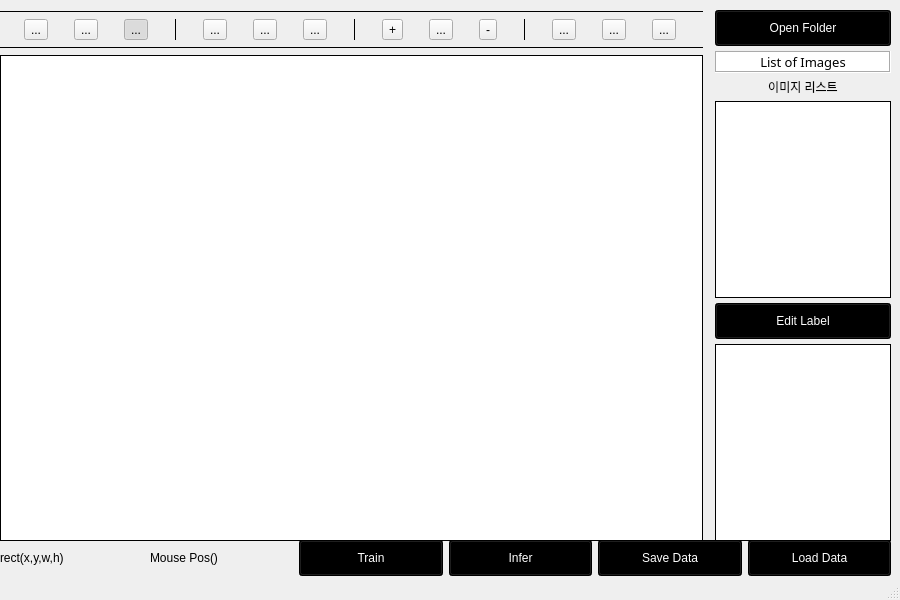
<?xml version="1.0" encoding="UTF-8"?>
<ui version="4.0">
 <class>MainWindow</class>
 <widget class="QMainWindow" name="MainWindow">
  <property name="geometry">
   <rect>
    <x>0</x>
    <y>0</y>
    <width>900</width>
    <height>600</height>
   </rect>
  </property>
  <property name="windowTitle">
   <string>MainWindow</string>
  </property>
  <widget class="QWidget" name="centralwidget">
   <widget class="QPushButton" name="pushButton">
    <property name="geometry">
     <rect>
      <x>1040</x>
      <y>810</y>
      <width>75</width>
      <height>23</height>
     </rect>
    </property>
    <property name="text">
     <string>확인</string>
    </property>
   </widget>
   <widget class="QPushButton" name="pushButton_2">
    <property name="geometry">
     <rect>
      <x>1130</x>
      <y>810</y>
      <width>75</width>
      <height>23</height>
     </rect>
    </property>
    <property name="text">
     <string>취소</string>
    </property>
   </widget>
   <widget class="QWidget" name="layoutWidget">
    <property name="geometry">
     <rect>
      <x>0</x>
      <y>10</y>
      <width>891</width>
      <height>531</height>
     </rect>
    </property>
    <layout class="QHBoxLayout" name="horizontalLayout" stretch="48,12">
     <property name="spacing">
      <number>12</number>
     </property>
     <property name="sizeConstraint">
      <enum>QLayout::SetMaximumSize</enum>
     </property>
     <item>
      <layout class="QVBoxLayout" name="verticalLayout" stretch="0,1,0,12">
       <property name="spacing">
        <number>6</number>
       </property>
       <item>
        <widget class="Line" name="line_2">
         <property name="frameShadow">
          <enum>QFrame::Plain</enum>
         </property>
         <property name="orientation">
          <enum>Qt::Horizontal</enum>
         </property>
        </widget>
       </item>
       <item>
        <layout class="QHBoxLayout" name="horizontalLayout_3">
         <property name="spacing">
          <number>2</number>
         </property>
         <item>
          <widget class="QToolButton" name="toggle_rect">
           <property name="cursor">
            <cursorShape>PointingHandCursor</cursorShape>
           </property>
           <property name="toolTip">
            <string>Mark rectangular surface</string>
           </property>
           <property name="text">
            <string>...</string>
           </property>
           <property name="icon">
            <iconset>
             <normaloff>C:/Users/Noah/Downloads/PyQt-Image-Viewer-master/PyQt-Image-Viewer-master/icons/rectangle.png</normaloff>C:/Users/Noah/Downloads/PyQt-Image-Viewer-master/PyQt-Image-Viewer-master/icons/rectangle.png</iconset>
           </property>
           <property name="iconSize">
            <size>
             <width>20</width>
             <height>20</height>
            </size>
           </property>
           <property name="checkable">
            <bool>true</bool>
           </property>
          </widget>
         </item>
         <item>
          <widget class="QToolButton" name="toggle_line">
           <property name="cursor">
            <cursorShape>PointingHandCursor</cursorShape>
           </property>
           <property name="toolTip">
            <string>Mark line</string>
           </property>
           <property name="styleSheet">
            <string notr="true"/>
           </property>
           <property name="text">
            <string>...</string>
           </property>
           <property name="icon">
            <iconset>
             <normaloff>C:/Users/Noah/Downloads/PyQt-Image-Viewer-master/PyQt-Image-Viewer-master/icons/line.png</normaloff>C:/Users/Noah/Downloads/PyQt-Image-Viewer-master/PyQt-Image-Viewer-master/icons/line.png</iconset>
           </property>
           <property name="iconSize">
            <size>
             <width>20</width>
             <height>20</height>
            </size>
           </property>
           <property name="checkable">
            <bool>true</bool>
           </property>
          </widget>
         </item>
         <item>
          <widget class="QToolButton" name="toggle_move">
           <property name="cursor">
            <cursorShape>PointingHandCursor</cursorShape>
           </property>
           <property name="toolTip">
            <string>Move Image</string>
           </property>
           <property name="autoFillBackground">
            <bool>false</bool>
           </property>
           <property name="styleSheet">
            <string notr="true"/>
           </property>
           <property name="text">
            <string>...</string>
           </property>
           <property name="icon">
            <iconset>
             <normaloff>C:/Users/Noah/Downloads/PyQt-Image-Viewer-master/PyQt-Image-Viewer-master/icons/move.png</normaloff>C:/Users/Noah/Downloads/PyQt-Image-Viewer-master/PyQt-Image-Viewer-master/icons/move.png</iconset>
           </property>
           <property name="iconSize">
            <size>
             <width>20</width>
             <height>20</height>
            </size>
           </property>
           <property name="checkable">
            <bool>true</bool>
           </property>
           <property name="checked">
            <bool>true</bool>
           </property>
           <property name="toolButtonStyle">
            <enum>Qt::ToolButtonIconOnly</enum>
           </property>
           <property name="autoRaise">
            <bool>false</bool>
           </property>
          </widget>
         </item>
         <item>
          <widget class="Line" name="line_4">
           <property name="frameShadow">
            <enum>QFrame::Plain</enum>
           </property>
           <property name="orientation">
            <enum>Qt::Vertical</enum>
           </property>
          </widget>
         </item>
         <item>
          <widget class="QToolButton" name="save_im">
           <property name="cursor">
            <cursorShape>PointingHandCursor</cursorShape>
           </property>
           <property name="toolTip">
            <string notr="true" extracomment="Save Image">Save Image</string>
           </property>
           <property name="text">
            <string>...</string>
           </property>
           <property name="icon">
            <iconset>
             <normaloff>C:/Users/Noah/Downloads/PyQt-Image-Viewer-master/PyQt-Image-Viewer-master/icons/download.png</normaloff>C:/Users/Noah/Downloads/PyQt-Image-Viewer-master/PyQt-Image-Viewer-master/icons/download.png</iconset>
           </property>
           <property name="iconSize">
            <size>
             <width>20</width>
             <height>20</height>
            </size>
           </property>
          </widget>
         </item>
         <item>
          <widget class="QToolButton" name="prev_im">
           <property name="cursor">
            <cursorShape>PointingHandCursor</cursorShape>
           </property>
           <property name="toolTip">
            <string>Load Previous Image</string>
           </property>
           <property name="text">
            <string>...</string>
           </property>
           <property name="icon">
            <iconset>
             <normaloff>C:/Users/Noah/Downloads/PyQt-Image-Viewer-master/PyQt-Image-Viewer-master/icons/arrow-left.png</normaloff>C:/Users/Noah/Downloads/PyQt-Image-Viewer-master/PyQt-Image-Viewer-master/icons/arrow-left.png</iconset>
           </property>
           <property name="iconSize">
            <size>
             <width>20</width>
             <height>20</height>
            </size>
           </property>
          </widget>
         </item>
         <item>
          <widget class="QToolButton" name="next_im">
           <property name="cursor">
            <cursorShape>PointingHandCursor</cursorShape>
           </property>
           <property name="toolTip">
            <string>Load Next Image</string>
           </property>
           <property name="text">
            <string>...</string>
           </property>
           <property name="icon">
            <iconset>
             <normaloff>C:/Users/Noah/Downloads/PyQt-Image-Viewer-master/PyQt-Image-Viewer-master/icons/arrow-right.png</normaloff>C:/Users/Noah/Downloads/PyQt-Image-Viewer-master/PyQt-Image-Viewer-master/icons/arrow-right.png</iconset>
           </property>
           <property name="iconSize">
            <size>
             <width>20</width>
             <height>20</height>
            </size>
           </property>
          </widget>
         </item>
         <item>
          <widget class="Line" name="line_5">
           <property name="frameShadow">
            <enum>QFrame::Plain</enum>
           </property>
           <property name="orientation">
            <enum>Qt::Vertical</enum>
           </property>
          </widget>
         </item>
         <item>
          <widget class="QToolButton" name="zoom_plus">
           <property name="cursor">
            <cursorShape>PointingHandCursor</cursorShape>
           </property>
           <property name="text">
            <string>+</string>
           </property>
           <property name="icon">
            <iconset>
             <normaloff>C:/Users/Noah/Downloads/PyQt-Image-Viewer-master/PyQt-Image-Viewer-master/icons/zoom-in.png</normaloff>C:/Users/Noah/Downloads/PyQt-Image-Viewer-master/PyQt-Image-Viewer-master/icons/zoom-in.png</iconset>
           </property>
           <property name="iconSize">
            <size>
             <width>20</width>
             <height>20</height>
            </size>
           </property>
          </widget>
         </item>
         <item>
          <widget class="QToolButton" name="reset_zoom">
           <property name="cursor">
            <cursorShape>PointingHandCursor</cursorShape>
           </property>
           <property name="toolTip">
            <string>Fit Image to Canvas</string>
           </property>
           <property name="text">
            <string>...</string>
           </property>
           <property name="icon">
            <iconset>
             <normaloff>C:/Users/Noah/Downloads/PyQt-Image-Viewer-master/PyQt-Image-Viewer-master/icons/enlarge2.png</normaloff>C:/Users/Noah/Downloads/PyQt-Image-Viewer-master/PyQt-Image-Viewer-master/icons/enlarge2.png</iconset>
           </property>
           <property name="iconSize">
            <size>
             <width>20</width>
             <height>20</height>
            </size>
           </property>
          </widget>
         </item>
         <item>
          <widget class="QToolButton" name="zoom_minus">
           <property name="cursor">
            <cursorShape>PointingHandCursor</cursorShape>
           </property>
           <property name="text">
            <string>-</string>
           </property>
           <property name="icon">
            <iconset>
             <normaloff>C:/Users/Noah/Downloads/PyQt-Image-Viewer-master/PyQt-Image-Viewer-master/icons/zoom-out.png</normaloff>C:/Users/Noah/Downloads/PyQt-Image-Viewer-master/PyQt-Image-Viewer-master/icons/zoom-out.png</iconset>
           </property>
           <property name="iconSize">
            <size>
             <width>20</width>
             <height>20</height>
            </size>
           </property>
          </widget>
         </item>
         <item>
          <widget class="Line" name="line_6">
           <property name="frameShadow">
            <enum>QFrame::Plain</enum>
           </property>
           <property name="orientation">
            <enum>Qt::Vertical</enum>
           </property>
          </widget>
         </item>
         <item>
          <widget class="QToolButton" name="undo">
           <property name="cursor">
            <cursorShape>PointingHandCursor</cursorShape>
           </property>
           <property name="toolTip">
            <string>Undo</string>
           </property>
           <property name="text">
            <string>...</string>
           </property>
           <property name="icon">
            <iconset>
             <normaloff>C:/Users/Noah/Downloads/PyQt-Image-Viewer-master/PyQt-Image-Viewer-master/icons/undo2.png</normaloff>C:/Users/Noah/Downloads/PyQt-Image-Viewer-master/PyQt-Image-Viewer-master/icons/undo2.png</iconset>
           </property>
           <property name="iconSize">
            <size>
             <width>20</width>
             <height>20</height>
            </size>
           </property>
          </widget>
         </item>
         <item>
          <widget class="QToolButton" name="clear_all">
           <property name="cursor">
            <cursorShape>PointingHandCursor</cursorShape>
           </property>
           <property name="toolTip">
            <string>Clear All</string>
           </property>
           <property name="text">
            <string>...</string>
           </property>
           <property name="icon">
            <iconset>
             <normaloff>C:/Users/Noah/Downloads/PyQt-Image-Viewer-master/PyQt-Image-Viewer-master/icons/loop2.png</normaloff>C:/Users/Noah/Downloads/PyQt-Image-Viewer-master/PyQt-Image-Viewer-master/icons/loop2.png</iconset>
           </property>
           <property name="iconSize">
            <size>
             <width>20</width>
             <height>20</height>
            </size>
           </property>
          </widget>
         </item>
         <item>
          <widget class="QToolButton" name="redo">
           <property name="cursor">
            <cursorShape>PointingHandCursor</cursorShape>
           </property>
           <property name="toolTip">
            <string>Redo</string>
           </property>
           <property name="text">
            <string>...</string>
           </property>
           <property name="icon">
            <iconset>
             <normaloff>C:/Users/Noah/Downloads/PyQt-Image-Viewer-master/PyQt-Image-Viewer-master/icons/redo2.png</normaloff>C:/Users/Noah/Downloads/PyQt-Image-Viewer-master/PyQt-Image-Viewer-master/icons/redo2.png</iconset>
           </property>
           <property name="iconSize">
            <size>
             <width>20</width>
             <height>20</height>
            </size>
           </property>
          </widget>
         </item>
        </layout>
       </item>
       <item>
        <widget class="Line" name="line">
         <property name="frameShadow">
          <enum>QFrame::Plain</enum>
         </property>
         <property name="orientation">
          <enum>Qt::Horizontal</enum>
         </property>
        </widget>
       </item>
       <item>
        <layout class="QHBoxLayout" name="horizontalLayout_2">
         <item>
          <widget class="QLabel" name="qlabel_image">
           <property name="sizePolicy">
            <sizepolicy hsizetype="Preferred" vsizetype="Preferred">
             <horstretch>0</horstretch>
             <verstretch>0</verstretch>
            </sizepolicy>
           </property>
           <property name="styleSheet">
            <string notr="true">background-color:white
</string>
           </property>
           <property name="frameShape">
            <enum>QFrame::Box</enum>
           </property>
           <property name="frameShadow">
            <enum>QFrame::Plain</enum>
           </property>
           <property name="lineWidth">
            <number>1</number>
           </property>
           <property name="midLineWidth">
            <number>0</number>
           </property>
           <property name="text">
            <string/>
           </property>
          </widget>
         </item>
        </layout>
       </item>
      </layout>
     </item>
     <item>
      <layout class="QVBoxLayout" name="verticalLayout_10" stretch="1,0,0,0,0,0">
       <property name="spacing">
        <number>5</number>
       </property>
       <item>
        <widget class="QPushButton" name="open_folder">
         <property name="font">
          <font>
           <pointsize>9</pointsize>
          </font>
         </property>
         <property name="cursor">
          <cursorShape>PointingHandCursor</cursorShape>
         </property>
         <property name="focusPolicy">
          <enum>Qt::StrongFocus</enum>
         </property>
         <property name="autoFillBackground">
          <bool>false</bool>
         </property>
         <property name="styleSheet">
          <string notr="true">background-color: black; /* Blue */
padding:10px;
color:white;</string>
         </property>
         <property name="text">
          <string>Open Folder</string>
         </property>
         <property name="autoDefault">
          <bool>false</bool>
         </property>
         <property name="default">
          <bool>false</bool>
         </property>
         <property name="flat">
          <bool>false</bool>
         </property>
        </widget>
       </item>
       <item>
        <widget class="QLabel" name="label_4">
         <property name="font">
          <font>
           <family>Sans Serif</family>
           <pointsize>10</pointsize>
           <weight>50</weight>
           <bold>false</bold>
           <kerning>true</kerning>
          </font>
         </property>
         <property name="layoutDirection">
          <enum>Qt::LeftToRight</enum>
         </property>
         <property name="styleSheet">
          <string notr="true">background-color:white</string>
         </property>
         <property name="frameShape">
          <enum>QFrame::Box</enum>
         </property>
         <property name="frameShadow">
          <enum>QFrame::Sunken</enum>
         </property>
         <property name="lineWidth">
          <number>1</number>
         </property>
         <property name="text">
          <string>List of Images</string>
         </property>
         <property name="textFormat">
          <enum>Qt::AutoText</enum>
         </property>
         <property name="alignment">
          <set>Qt::AlignCenter</set>
         </property>
         <property name="margin">
          <number>4</number>
         </property>
         <property name="indent">
          <number>-1</number>
         </property>
        </widget>
       </item>
       <item>
        <widget class="QLabel" name="lbrect_3">
         <property name="text">
          <string>이미지 리스트</string>
         </property>
         <property name="alignment">
          <set>Qt::AlignCenter</set>
         </property>
        </widget>
       </item>
       <item>
        <widget class="QListWidget" name="qlist_images">
         <property name="styleSheet">
          <string notr="true">background-color:white</string>
         </property>
         <property name="frameShape">
          <enum>QFrame::Box</enum>
         </property>
         <property name="frameShadow">
          <enum>QFrame::Plain</enum>
         </property>
         <property name="layoutMode">
          <enum>QListView::Batched</enum>
         </property>
         <property name="batchSize">
          <number>20</number>
         </property>
        </widget>
       </item>
       <item>
        <widget class="QPushButton" name="btnEditLabel">
         <property name="font">
          <font>
           <pointsize>9</pointsize>
          </font>
         </property>
         <property name="cursor">
          <cursorShape>PointingHandCursor</cursorShape>
         </property>
         <property name="focusPolicy">
          <enum>Qt::StrongFocus</enum>
         </property>
         <property name="autoFillBackground">
          <bool>false</bool>
         </property>
         <property name="styleSheet">
          <string notr="true">background-color: black; /* Blue */
padding:10px;
color:white;</string>
         </property>
         <property name="text">
          <string>Edit Label</string>
         </property>
         <property name="autoDefault">
          <bool>false</bool>
         </property>
         <property name="default">
          <bool>false</bool>
         </property>
         <property name="flat">
          <bool>false</bool>
         </property>
        </widget>
       </item>
       <item>
        <widget class="QListWidget" name="qlist_Classe">
         <property name="styleSheet">
          <string notr="true">background-color:white</string>
         </property>
         <property name="frameShape">
          <enum>QFrame::Box</enum>
         </property>
         <property name="frameShadow">
          <enum>QFrame::Plain</enum>
         </property>
         <property name="layoutMode">
          <enum>QListView::Batched</enum>
         </property>
         <property name="batchSize">
          <number>20</number>
         </property>
        </widget>
       </item>
      </layout>
     </item>
    </layout>
   </widget>
   <widget class="QWidget" name="horizontalLayoutWidget">
    <property name="geometry">
     <rect>
      <x>0</x>
      <y>540</y>
      <width>891</width>
      <height>36</height>
     </rect>
    </property>
    <layout class="QHBoxLayout" name="horizontalLayout_4">
     <item>
      <widget class="QLabel" name="lbrect">
       <property name="text">
        <string>rect(x,y,w,h)</string>
       </property>
      </widget>
     </item>
     <item>
      <widget class="QLabel" name="lbMousePos">
       <property name="text">
        <string>Mouse Pos()</string>
       </property>
      </widget>
     </item>
     <item>
      <widget class="QPushButton" name="btnTrain">
       <property name="font">
        <font>
         <pointsize>9</pointsize>
        </font>
       </property>
       <property name="cursor">
        <cursorShape>PointingHandCursor</cursorShape>
       </property>
       <property name="focusPolicy">
        <enum>Qt::StrongFocus</enum>
       </property>
       <property name="autoFillBackground">
        <bool>false</bool>
       </property>
       <property name="styleSheet">
        <string notr="true">background-color: black; /* Blue */
padding:10px;
color:white;</string>
       </property>
       <property name="text">
        <string>Train</string>
       </property>
       <property name="autoDefault">
        <bool>false</bool>
       </property>
       <property name="default">
        <bool>false</bool>
       </property>
       <property name="flat">
        <bool>false</bool>
       </property>
      </widget>
     </item>
     <item>
      <widget class="QPushButton" name="btnInfer">
       <property name="font">
        <font>
         <pointsize>9</pointsize>
        </font>
       </property>
       <property name="cursor">
        <cursorShape>PointingHandCursor</cursorShape>
       </property>
       <property name="focusPolicy">
        <enum>Qt::StrongFocus</enum>
       </property>
       <property name="autoFillBackground">
        <bool>false</bool>
       </property>
       <property name="styleSheet">
        <string notr="true">background-color: black; /* Blue */
padding:10px;
color:white;</string>
       </property>
       <property name="text">
        <string>Infer</string>
       </property>
       <property name="autoDefault">
        <bool>false</bool>
       </property>
       <property name="default">
        <bool>false</bool>
       </property>
       <property name="flat">
        <bool>false</bool>
       </property>
      </widget>
     </item>
     <item>
      <widget class="QPushButton" name="btnExportData">
       <property name="font">
        <font>
         <pointsize>9</pointsize>
        </font>
       </property>
       <property name="cursor">
        <cursorShape>PointingHandCursor</cursorShape>
       </property>
       <property name="focusPolicy">
        <enum>Qt::StrongFocus</enum>
       </property>
       <property name="autoFillBackground">
        <bool>false</bool>
       </property>
       <property name="styleSheet">
        <string notr="true">background-color: black; /* Blue */
padding:10px;
color:white;</string>
       </property>
       <property name="text">
        <string>Save Data</string>
       </property>
       <property name="autoDefault">
        <bool>false</bool>
       </property>
       <property name="default">
        <bool>false</bool>
       </property>
       <property name="flat">
        <bool>false</bool>
       </property>
      </widget>
     </item>
     <item>
      <widget class="QPushButton" name="btnExportData_2">
       <property name="font">
        <font>
         <pointsize>9</pointsize>
        </font>
       </property>
       <property name="cursor">
        <cursorShape>PointingHandCursor</cursorShape>
       </property>
       <property name="focusPolicy">
        <enum>Qt::StrongFocus</enum>
       </property>
       <property name="autoFillBackground">
        <bool>false</bool>
       </property>
       <property name="styleSheet">
        <string notr="true">background-color: black; /* Blue */
padding:10px;
color:white;</string>
       </property>
       <property name="text">
        <string>Load Data</string>
       </property>
       <property name="autoDefault">
        <bool>false</bool>
       </property>
       <property name="default">
        <bool>false</bool>
       </property>
       <property name="flat">
        <bool>false</bool>
       </property>
      </widget>
     </item>
    </layout>
   </widget>
  </widget>
  <widget class="QStatusBar" name="statusbar"/>
 </widget>
 <resources/>
 <connections/>
</ui>
